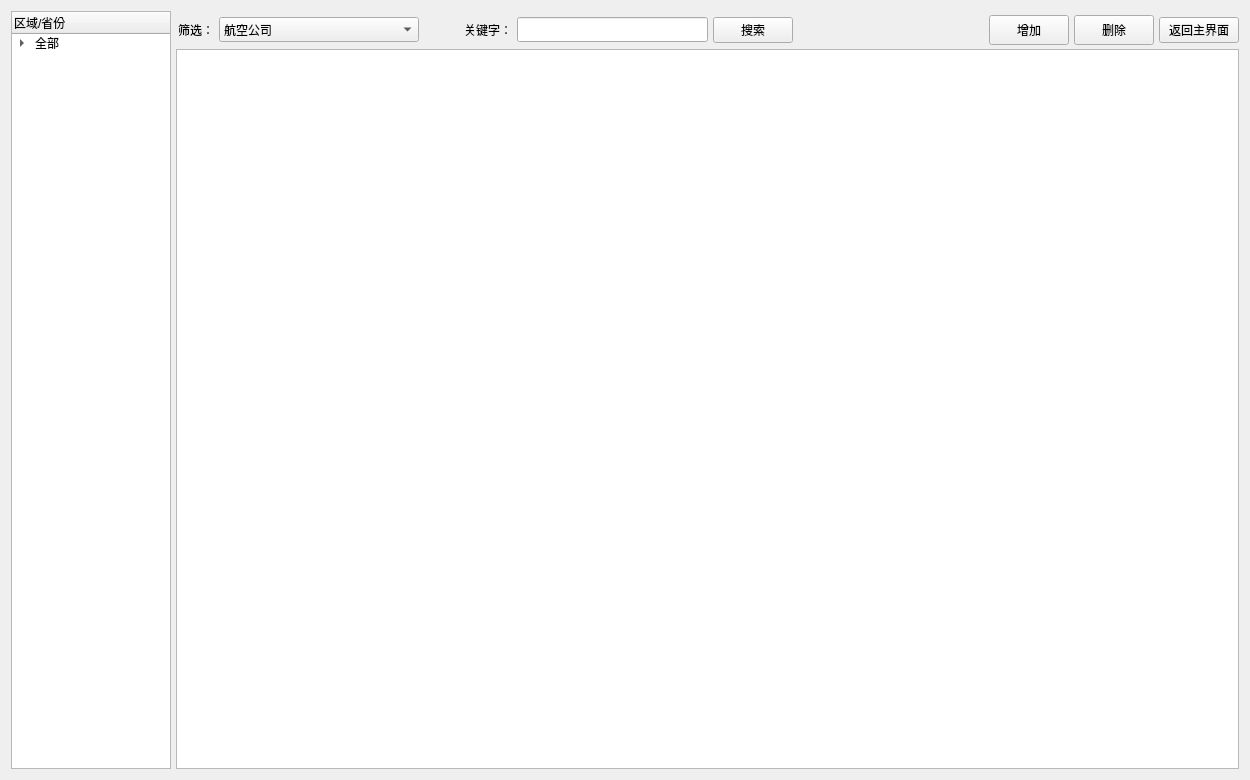
<?xml version="1.0" encoding="UTF-8"?>
<ui version="4.0">
 <class>MainWindow</class>
 <widget class="QMainWindow" name="MainWindow">
  <property name="geometry">
   <rect>
    <x>0</x>
    <y>0</y>
    <width>1250</width>
    <height>780</height>
   </rect>
  </property>
  <property name="windowTitle">
   <string>Ahu#的航空管理系统</string>
  </property>
  <widget class="QWidget" name="centralWidget">
   <layout class="QHBoxLayout" name="horizontalLayout">
    <property name="spacing">
     <number>5</number>
    </property>
    <item>
     <widget class="QTreeWidget" name="treeWidget">
      <property name="maximumSize">
       <size>
        <width>160</width>
        <height>16777215</height>
       </size>
      </property>
      <column>
       <property name="text">
        <string>区域/省份</string>
       </property>
      </column>
      <item>
       <property name="text">
        <string>全部</string>
       </property>
       <item>
        <property name="text">
         <string>华东</string>
        </property>
        <item>
         <property name="text">
          <string>山东</string>
         </property>
        </item>
        <item>
         <property name="text">
          <string>浙江</string>
         </property>
        </item>
        <item>
         <property name="text">
          <string>江苏</string>
         </property>
        </item>
        <item>
         <property name="text">
          <string>安徽</string>
         </property>
        </item>
        <item>
         <property name="text">
          <string>上海</string>
         </property>
        </item>
        <item>
         <property name="text">
          <string>福建</string>
         </property>
        </item>
       </item>
       <item>
        <property name="text">
         <string>华南</string>
        </property>
        <item>
         <property name="text">
          <string>广东</string>
         </property>
        </item>
        <item>
         <property name="text">
          <string>广西</string>
         </property>
        </item>
        <item>
         <property name="text">
          <string>海南</string>
         </property>
        </item>
       </item>
       <item>
        <property name="text">
         <string>华中</string>
        </property>
        <item>
         <property name="text">
          <string>湖北</string>
         </property>
        </item>
        <item>
         <property name="text">
          <string>湖南</string>
         </property>
        </item>
        <item>
         <property name="text">
          <string>河南</string>
         </property>
        </item>
        <item>
         <property name="text">
          <string>江西</string>
         </property>
        </item>
       </item>
       <item>
        <property name="text">
         <string>华北</string>
        </property>
        <item>
         <property name="text">
          <string>北京</string>
         </property>
        </item>
        <item>
         <property name="text">
          <string>天津</string>
         </property>
        </item>
        <item>
         <property name="text">
          <string>河北</string>
         </property>
        </item>
        <item>
         <property name="text">
          <string>山西</string>
         </property>
        </item>
        <item>
         <property name="text">
          <string>内蒙</string>
         </property>
        </item>
       </item>
       <item>
        <property name="text">
         <string>其他</string>
        </property>
        <item>
         <property name="text">
          <string>宁夏</string>
         </property>
        </item>
        <item>
         <property name="text">
          <string>新疆</string>
         </property>
        </item>
        <item>
         <property name="text">
          <string>青海</string>
         </property>
        </item>
        <item>
         <property name="text">
          <string>陕西</string>
         </property>
        </item>
        <item>
         <property name="text">
          <string>甘肃</string>
         </property>
        </item>
        <item>
         <property name="text">
          <string>四川</string>
         </property>
        </item>
        <item>
         <property name="text">
          <string>云南</string>
         </property>
        </item>
        <item>
         <property name="text">
          <string>贵州</string>
         </property>
        </item>
        <item>
         <property name="text">
          <string>西藏</string>
         </property>
        </item>
        <item>
         <property name="text">
          <string>重庆</string>
         </property>
        </item>
        <item>
         <property name="text">
          <string>辽宁</string>
         </property>
        </item>
        <item>
         <property name="text">
          <string>吉林</string>
         </property>
        </item>
        <item>
         <property name="text">
          <string>黑龙江</string>
         </property>
        </item>
       </item>
      </item>
     </widget>
    </item>
    <item>
     <layout class="QVBoxLayout" name="verticalLayout">
      <property name="spacing">
       <number>0</number>
      </property>
      <item>
       <widget class="QWidget" name="widget" native="true">
        <layout class="QHBoxLayout" name="horizontalLayout_2">
         <property name="spacing">
          <number>5</number>
         </property>
         <property name="leftMargin">
          <number>2</number>
         </property>
         <property name="topMargin">
          <number>4</number>
         </property>
         <property name="rightMargin">
          <number>0</number>
         </property>
         <property name="bottomMargin">
          <number>4</number>
         </property>
         <item>
          <widget class="QLabel" name="label_5">
           <property name="text">
            <string>筛选：</string>
           </property>
          </widget>
         </item>
         <item>
          <widget class="QComboBox" name="comboBox">
           <property name="minimumSize">
            <size>
             <width>200</width>
             <height>25</height>
            </size>
           </property>
           <property name="maximumSize">
            <size>
             <width>200</width>
             <height>16777215</height>
            </size>
           </property>
           <item>
            <property name="text">
             <string>航空公司</string>
            </property>
           </item>
           <item>
            <property name="text">
             <string>国际航空</string>
            </property>
           </item>
           <item>
            <property name="text">
             <string>南方航空</string>
            </property>
           </item>
           <item>
            <property name="text">
             <string>海南航空</string>
            </property>
           </item>
           <item>
            <property name="text">
             <string>长沙航空</string>
            </property>
           </item>
           <item>
            <property name="text">
             <string>深圳航空</string>
            </property>
           </item>
           <item>
            <property name="text">
             <string>东方航空</string>
            </property>
           </item>
           <item>
            <property name="text">
             <string>厦门航空</string>
            </property>
           </item>
           <item>
            <property name="text">
             <string>四川航空</string>
            </property>
           </item>
          </widget>
         </item>
         <item>
          <spacer name="horizontalSpacer_2">
           <property name="orientation">
            <enum>Qt::Horizontal</enum>
           </property>
           <property name="sizeType">
            <enum>QSizePolicy::Fixed</enum>
           </property>
           <property name="sizeHint" stdset="0">
            <size>
             <width>40</width>
             <height>20</height>
            </size>
           </property>
          </spacer>
         </item>
         <item>
          <widget class="QLabel" name="label_4">
           <property name="text">
            <string>关键字：</string>
           </property>
          </widget>
         </item>
         <item>
          <widget class="QLineEdit" name="lineEdit">
           <property name="minimumSize">
            <size>
             <width>150</width>
             <height>25</height>
            </size>
           </property>
           <property name="maximumSize">
            <size>
             <width>200</width>
             <height>16777215</height>
            </size>
           </property>
          </widget>
         </item>
         <item>
          <widget class="QPushButton" name="btnSearch">
           <property name="minimumSize">
            <size>
             <width>0</width>
             <height>25</height>
            </size>
           </property>
           <property name="text">
            <string>搜索</string>
           </property>
          </widget>
         </item>
         <item>
          <spacer name="horizontalSpacer">
           <property name="orientation">
            <enum>Qt::Horizontal</enum>
           </property>
           <property name="sizeHint" stdset="0">
            <size>
             <width>40</width>
             <height>20</height>
            </size>
           </property>
          </spacer>
         </item>
         <item>
          <widget class="QPushButton" name="btnAdd">
           <property name="minimumSize">
            <size>
             <width>80</width>
             <height>30</height>
            </size>
           </property>
           <property name="text">
            <string>增加</string>
           </property>
          </widget>
         </item>
         <item>
          <widget class="QPushButton" name="btnDelete">
           <property name="minimumSize">
            <size>
             <width>80</width>
             <height>30</height>
            </size>
           </property>
           <property name="text">
            <string>删除</string>
           </property>
          </widget>
         </item>
         <item>
          <widget class="QPushButton" name="pushButton">
           <property name="text">
            <string>返回主界面</string>
           </property>
          </widget>
         </item>
        </layout>
       </widget>
      </item>
      <item>
       <widget class="QTableView" name="tableView">
        <attribute name="horizontalHeaderHighlightSections">
         <bool>false</bool>
        </attribute>
       </widget>
      </item>
     </layout>
    </item>
   </layout>
  </widget>
  <widget class="QMenuBar" name="menuBar">
   <property name="geometry">
    <rect>
     <x>0</x>
     <y>0</y>
     <width>1250</width>
     <height>25</height>
    </rect>
   </property>
  </widget>
 </widget>
 <layoutdefault spacing="6" margin="11"/>
 <resources/>
 <connections/>
</ui>
